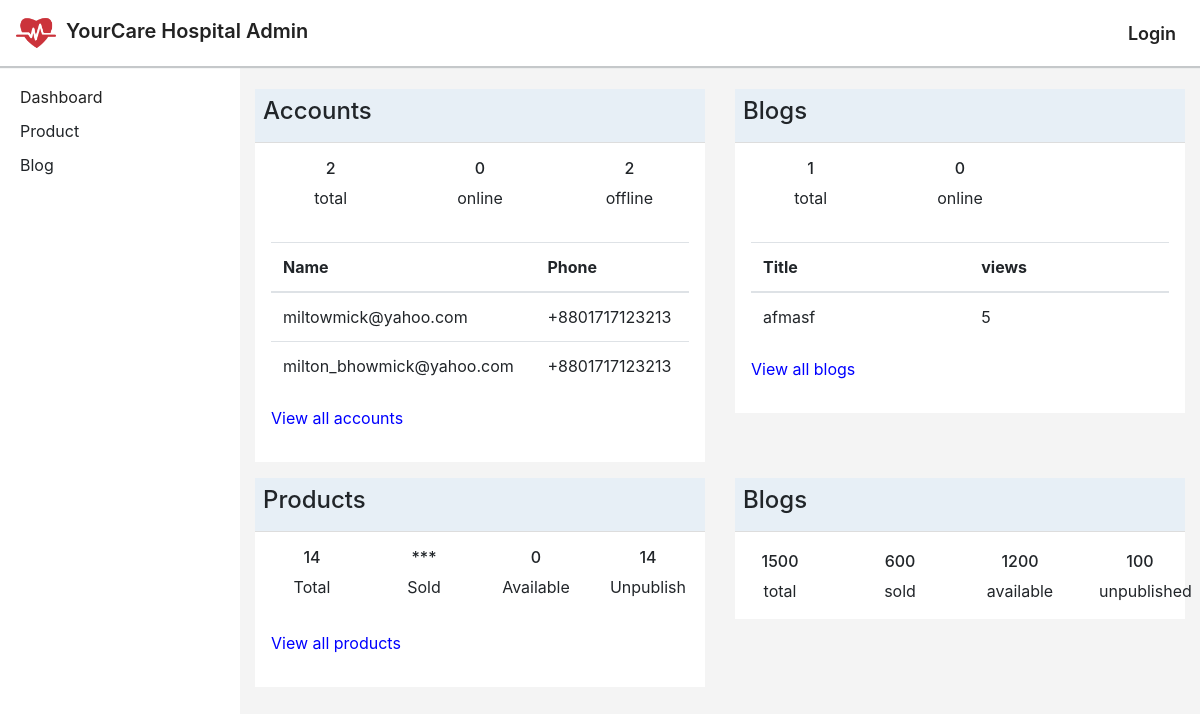
Before: /staff/ with the older database file.
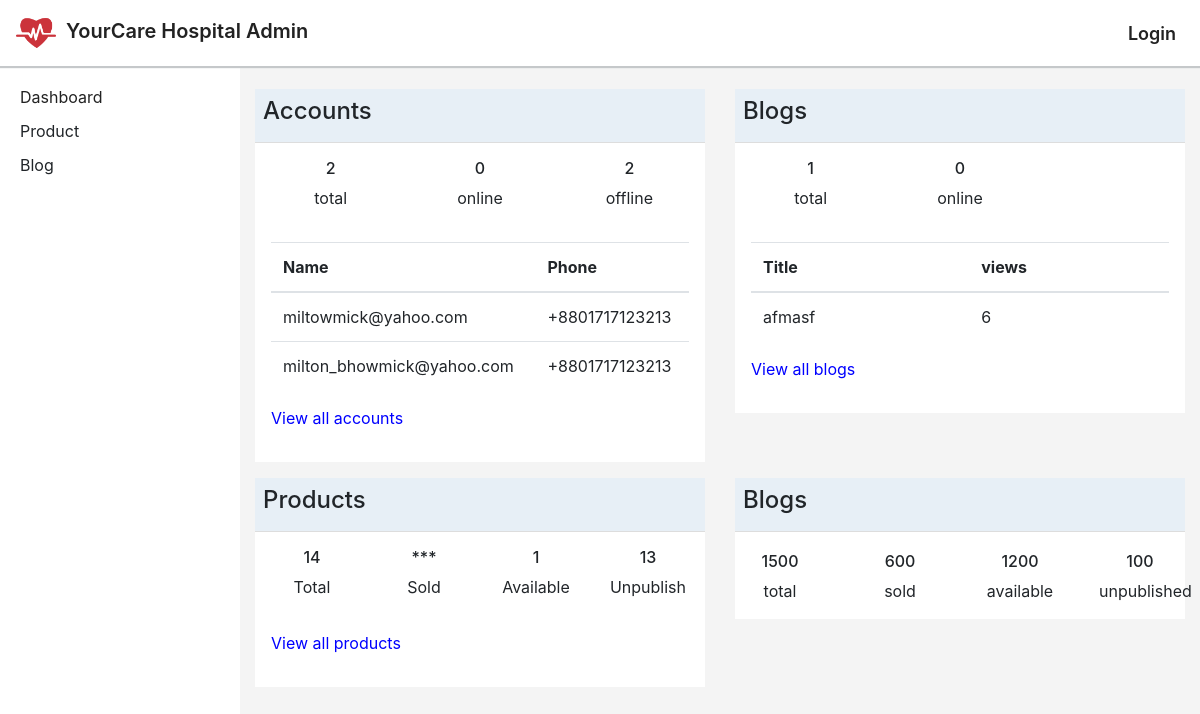
After: the same page with the newer database file.
### home/models.py (models this page shows, shortened)
class FoodBlog(models.Model):
	title = models.CharField(max_length=255, blank=True, default='')
	date = models.DateTimeField(default=datetime.datetime.now(), blank=True)
	post_image = models.ImageField(upload_to='blog_images', null=True, blank=True)
	formatted_image = ImageSpecField(source='post_image', processors=[ResizeToFill(800,300)], format='JPEG', options={'quality':90})
	description = RichTextField(max_length=1000, null=True, blank=True)
	view = models.IntegerField(blank=True, default=0)
	slug = models.SlugField(unique=True,blank=True, default='')

### staff/views.py (the view)
# urls.py: path('', views.Dashboard.as_view(), name='dashboard'),
class Dashboard(View):
	template_name = 'staff/dashboard/dashboard.html'
	def get(self, request):
		users = account_model.UserProfile.objects.filter(is_staff=False)
		total_users = users.count()
		online_users = users.filter(status=True).count()
		offline_users = total_users-online_users
		new_users = users.order_by('-id')[:4]
		blogs = store_model.FoodBlog.objects.all()
		total_blog = blogs.count()
		popular_blogs = store_model.FoodBlog.objects.order_by('-view')[:4]
		products = store_model.Pharmacy.objects.all()
		total_product = products.count()
		available = products.filter(is_publish=True).count()
		unpublish = total_product-available
		contexts = {
			'total_users':total_users,
			'online_users':online_users,
			'offline_users': offline_users,
			'new_users':new_users,
			'total_blog':total_blog,
			'popular_blogs':popular_blogs,
			'total_product':total_product,
			'available':available,
			'unpublish':unpublish
		}
		return render(request, self.template_name, contexts)

### staff/templates/staff/dashboard/dashboard.html (shortened to what the changed rows need)
{% extends 'base_staff.html' %}
{% block content %}
<div class="container my-4">
	<div class="row">
		<div class="col-lg-6 col-md-6 col-sm-12">
			<div style="background-color: #fff; ">
				<div class="m-3">
					<div class="py-3">
						<table class="table">
							<thead>
								<tr>
									<th scope="col">Name</th>
									<th scope="col">Phone</th>
								</tr>
							</thead>
						</table>
					</div>
				</div>
			</div>
		</div>
		<div class="col-lg-6 col-md-6 col-sm-12">
			<div style="background-color: #fff;">
				<div class="m-3">
					<div class="py-3">
						<table class="table">
							<thead>
								<tr>
									<th scope="col">Title</th>
									<th scope="col">views</th>
								</tr>
							</thead>
							<tbody>
								{% for blog in popular_blogs %}
									<tr>
										<td>{{blog.title}}</td>
										<td>{{blog.view}}</td>
									</tr>
								{% endfor %}
							</tbody>
						</table>
					</div>
				</div>
			</div>
		</div>
	</div>
	<div class="row">
		<div class="col-lg-6 col-md-6 col-sm-12">
			<div style="background-color: #fff;">
					<div class="m-3">
						<div class="row text-center">
							<div class="col-lg-3 col-md-3 col-sm-6">
								<div>
									<h6>{{available}}</h6>
									<p>Available</p>
								</div>
							</div>
							<div class="col-lg-3 col-md-3 col-sm-6">
								<div>
									<h6>{{unpublish}}</h6>
									<p>Unpublish</p>
								</div>
							</div>
						</div>
					</div>
				</div>
		</div>
	</div>
</div>
{% endblock %}

Changed rows visible on the page:
changed FoodBlog "afmasf": view "5" → "6"
Other visible differences:
{{ available }}: "0" → "1"
{{ unpublish }}: "14" → "13"
